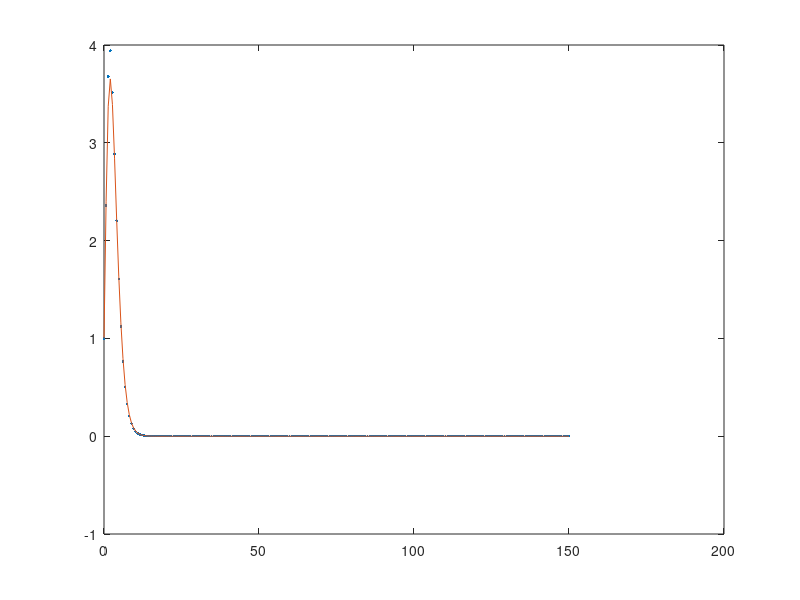

Recreate this plot in MATLAB.
%% Explicit Euler
% 
% for solving 
%
% $\frac{dv}{dt}=-\alpha (t)v+\beta (t)$
%
% where $\alpha (t) = \frac{3t}{1-t}$ and $\beta (t)=2(1-t)^3 e^{-t}$
%
% Assuming v(0)=1.0 for the period 0<t<15

clc
clear 
%close all

%% Discretization of t
ti=0;    % Initial Time
tf=150;   % Final Time

% Time step 
% h = 0.2; 
% h = 0.8;
% h = 1.1;
 h = 0.68;

% Discretization of t
i=1;
t(1)=ti;
while t(i)<tf  
        i=i+1;
        t(i)=t(i-1)+h;
end
t(i)=tf; clear i;
n=length(t);

%% Discretization of v
% initial condition (v(0))
v = zeros(n,1);
alpha = zeros(n,1);
beta  = zeros(n,1);

v(1)=1; 
for i=1:n-1
    % compute variables alpha(t) and beta(t)
    alpha(i) = 3*t(i)/(1+t(i));
    beta(i)  = 2*(1+t(i))^3*exp(-t(i));
    % main discrete equation
    v(i+1) = v(i) + h*(-alpha(i)*v(i) + beta(i));
end

%% Exact solution
v2 = zeros(n,1);
for i=1:n
   v2(i) = exp(-t(i))*(1+t(i))^3;
end
error=v2-v;
figure
plot(t,v,'.',t,v2,'-')
%figure
%plot(t,error,'.')
